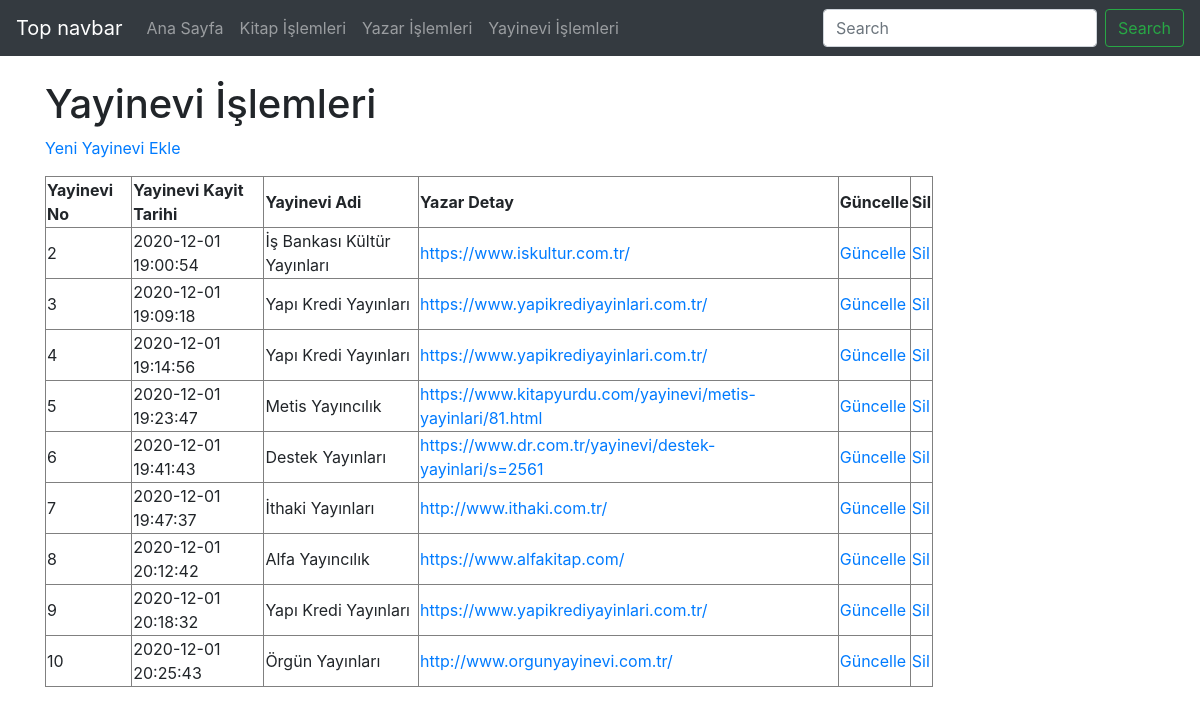
The page /yayinevi.php on the database its author committed.
### tables this page shows
CREATE TABLE `yayinevi` (
  `YayineviKayitNO` smallint(6) NOT NULL COMMENT 'Yayınevi tablosunun anahtar alanı',
  `YayineviKayitTarihi` timestamp NOT NULL DEFAULT current_timestamp() COMMENT 'Yayınevi kayıt taeihi',
  `YayineviAdi` varchar(100) NOT NULL COMMENT 'Yayınevi adı',
  `YayineviURL` varchar(100) NOT NULL COMMENT 'Yayınevi internet adresi'
);

### yayinevi.php (the view, shortened to what this page needs)
<?php
require_once("baglanti.php");
$sorgu = mysqli_query($baglanti, "SELECT * FROM yayinevi");
?>
<!DOCTYPE html>
<html lang="tr"><head><meta http-equiv="Content-Type" content="text/html; charset=UTF-8">
<link href="bootstrap.min.css" rel="stylesheet">
    <link href="./katalog_files/navbar-top.css" rel="stylesheet">
  </head>
  <body>
    <nav class="navbar navbar-expand-md navbar-dark bg-dark mb-4">
  <a class="navbar-brand" href="https://getbootstrap.com/docs/4.4/examples/navbar-static/#">Top navbar</a>
  <div class="collapse navbar-collapse" id="navbarCollapse">
    <ul class="navbar-nav mr-auto">
      <li class="nav-item">
        <a class="nav-link" href="index.php">Ana Sayfa </a>
      </li>
      <li class="nav-item">
        <a class="nav-link" href="eser.php">Kitap İşlemleri</a>
      </li>
      <li class="nav-item">
        <a class="nav-link" href="yazar.php">Yazar İşlemleri</a>
      </li>
      <li class="nav-item">
        <a class="nav-link" href="yayinevi.php">Yayinevi İşlemleri</a>
      </li>
    </ul>
    <form class="form-inline mt-2 mt-md-0">
      <input class="form-control mr-sm-2" type="text" placeholder="Search" aria-label="Search">
      <button class="btn btn-outline-success my-2 my-sm-0" type="submit">Search</button>
    </form>
  </div>
</nav>
<main role="main" class="container">
<h1>Yayinevi İşlemleri</h1>
<p><a href="yayinevi_ekle.php">Yeni Yayinevi Ekle</a></p>
<?php
echo("<table border=1 width=80%>");
    echo("<tr>");
    echo("<td><b>Yayinevi No</b></td>");
    echo("<td><b>Yayinevi Kayit Tarihi</b></td>");
    echo("<td><b>Yayinevi Adi</b></td>");
    echo("<td><b>Yazar Detay</b></td>");
    echo("<td><b>Güncelle</b></td>");
    echo("<td><b>Sil</b></td>");
    echo("</tr>");
while($satir = mysqli_fetch_assoc($sorgu)){
    echo("<tr>");
    echo("<td>".$satir["YayineviKayitNO"]."</td>");
    echo("<td>".$satir["YayineviKayitTarihi"]."</td>");
    echo("<td>".$satir["YayineviAdi"]."</td>");
    echo("<td><a href=".$satir['YayineviURL']."target='_blank'>".$satir["YayineviURL"]."</a></td>");
    echo("<td><a href='yayinevi_guncellenecek.php?YayineviKayitNO=".$satir["YayineviKayitNO"]."'>Güncelle</a></td>");
    echo("<td><a href='yayinevi_sil.php?YayineviKayitNO=".$satir["YayineviKayitNO"]."'>Sil</a></td>");
    echo("</tr>");
            }
echo("</table>");
?>
</main>
</body></html>

### navbar-top.css (style rules this page uses)
body { min-height: 75rem; }

### rows shown on the page
yayinevi: YayineviKayitNO "2", YayineviKayitTarihi "2020-12-01 19:00:54", YayineviAdi "İş Bankası Kültür Yayınları", YayineviURL "https://www.iskultur.com.tr/"
yayinevi: YayineviKayitNO "3", YayineviKayitTarihi "2020-12-01 19:09:18", YayineviAdi "Yapı Kredi Yayınları", YayineviURL "https://www.yapikrediyayinlari.com.tr/"
yayinevi: YayineviKayitNO "4", YayineviKayitTarihi "2020-12-01 19:14:56", YayineviAdi "Yapı Kredi Yayınları", YayineviURL "https://www.yapikrediyayinlari.com.tr/"
yayinevi: YayineviKayitNO "5", YayineviKayitTarihi "2020-12-01 19:23:47", YayineviAdi "Metis Yayıncılık", YayineviURL "https://www.kitapyurdu.com/yayinevi/metis-yayinlari/81.html"
yayinevi: YayineviKayitNO "6", YayineviKayitTarihi "2020-12-01 19:41:43", YayineviAdi "Destek Yayınları", YayineviURL "https://www.dr.com.tr/yayinevi/destek-yayinlari/s=2561"
yayinevi: YayineviKayitNO "7", YayineviKayitTarihi "2020-12-01 19:47:37", YayineviAdi "İthaki Yayınları", YayineviURL "http://www.ithaki.com.tr/"
yayinevi: YayineviKayitNO "8", YayineviKayitTarihi "2020-12-01 20:12:42", YayineviAdi "Alfa Yayıncılık", YayineviURL "https://www.alfakitap.com/"
yayinevi: YayineviKayitNO "9", YayineviKayitTarihi "2020-12-01 20:18:32", YayineviAdi "Yapı Kredi Yayınları", YayineviURL "https://www.yapikrediyayinlari.com.tr/"
yayinevi: YayineviKayitNO "10", YayineviKayitTarihi "2020-12-01 20:25:43", YayineviAdi "Örgün Yayınları", YayineviURL "http://www.orgunyayinevi.com.tr/"
